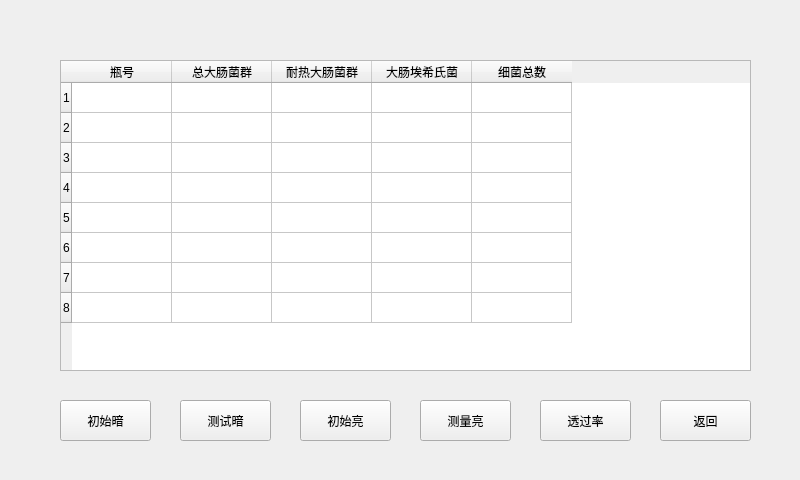
<?xml version="1.0" encoding="UTF-8"?>
<ui version="4.0">
 <class>Tansmittance</class>
 <widget class="QWidget" name="Tansmittance">
  <property name="geometry">
   <rect>
    <x>0</x>
    <y>0</y>
    <width>800</width>
    <height>480</height>
   </rect>
  </property>
  <property name="windowTitle">
   <string>Form</string>
  </property>
  <widget class="QTableWidget" name="tableWidget">
   <property name="geometry">
    <rect>
     <x>60</x>
     <y>60</y>
     <width>691</width>
     <height>311</height>
    </rect>
   </property>
   <row>
    <property name="text">
     <string>1</string>
    </property>
   </row>
   <row>
    <property name="text">
     <string>2</string>
    </property>
   </row>
   <row>
    <property name="text">
     <string>3</string>
    </property>
   </row>
   <row>
    <property name="text">
     <string>4</string>
    </property>
   </row>
   <row>
    <property name="text">
     <string>5</string>
    </property>
   </row>
   <row>
    <property name="text">
     <string>6</string>
    </property>
   </row>
   <row>
    <property name="text">
     <string>7</string>
    </property>
   </row>
   <row>
    <property name="text">
     <string>8</string>
    </property>
   </row>
   <column>
    <property name="text">
     <string>瓶号</string>
    </property>
   </column>
   <column>
    <property name="text">
     <string>总大肠菌群</string>
    </property>
   </column>
   <column>
    <property name="text">
     <string>耐热大肠菌群</string>
    </property>
   </column>
   <column>
    <property name="text">
     <string>大肠埃希氏菌</string>
    </property>
   </column>
   <column>
    <property name="text">
     <string>细菌总数</string>
    </property>
   </column>
  </widget>
  <widget class="QPushButton" name="pushButton">
   <property name="geometry">
    <rect>
     <x>60</x>
     <y>400</y>
     <width>91</width>
     <height>41</height>
    </rect>
   </property>
   <property name="text">
    <string>初始暗</string>
   </property>
  </widget>
  <widget class="QPushButton" name="pushButton_2">
   <property name="geometry">
    <rect>
     <x>180</x>
     <y>400</y>
     <width>91</width>
     <height>41</height>
    </rect>
   </property>
   <property name="text">
    <string>测试暗</string>
   </property>
  </widget>
  <widget class="QPushButton" name="pushButton_3">
   <property name="geometry">
    <rect>
     <x>300</x>
     <y>400</y>
     <width>91</width>
     <height>41</height>
    </rect>
   </property>
   <property name="text">
    <string>初始亮</string>
   </property>
  </widget>
  <widget class="QPushButton" name="pushButton_4">
   <property name="geometry">
    <rect>
     <x>420</x>
     <y>400</y>
     <width>91</width>
     <height>41</height>
    </rect>
   </property>
   <property name="text">
    <string>测量亮</string>
   </property>
  </widget>
  <widget class="QPushButton" name="pushButton_5">
   <property name="geometry">
    <rect>
     <x>540</x>
     <y>400</y>
     <width>91</width>
     <height>41</height>
    </rect>
   </property>
   <property name="text">
    <string>透过率</string>
   </property>
  </widget>
  <widget class="QPushButton" name="pushButton_6">
   <property name="geometry">
    <rect>
     <x>660</x>
     <y>400</y>
     <width>91</width>
     <height>41</height>
    </rect>
   </property>
   <property name="text">
    <string>返回</string>
   </property>
  </widget>
 </widget>
 <resources/>
 <connections/>
</ui>
